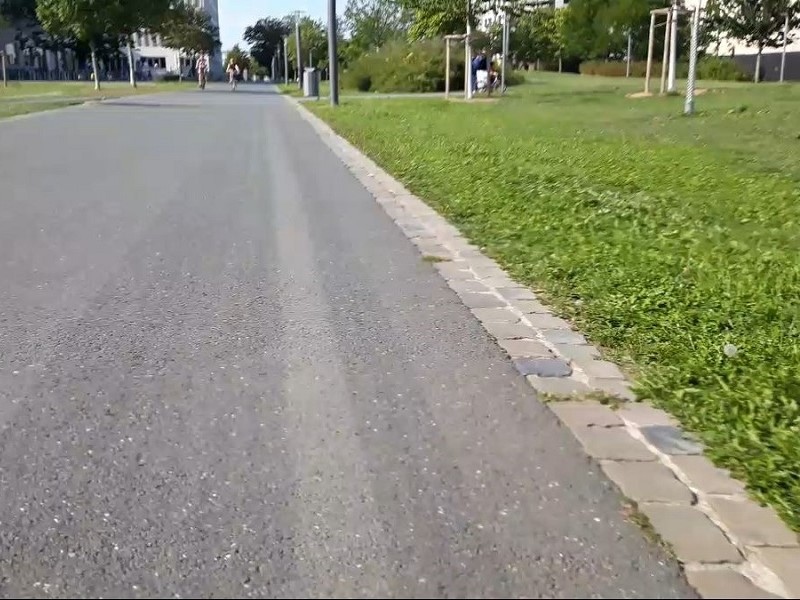
#> input picture cv/resources/campus_straight.jpg, 800 x 600 px, given in place of lane_straight.mp4, which was not available
$ python lanes_straight_recognition.py
#> lines starting #> are read from the running program, lines starting #| are printed output that depends on the picture; after the words box and inside, x2 and y2 are one past the last pixel; in counts of white or black regions, pixels touching at a corner belong together; pictures that were not available may be replaced by others from this repository, and a replacement may not be noted
import time
from statistics import mean

import cv2
import numpy as np


def canny(image):
    grey = cv2.cvtColor(image, cv2.COLOR_RGB2GRAY)
    blur = cv2.GaussianBlur(grey, (5, 5), 0)  # Reduce noise
    # low and high threshold, rejected if below low, accepted only if close to hard edge if between high and low
    return cv2.Canny(blur, 50, 150)


def region_of_interest(image):
    height: int = image.shape[0]
    # Only this triangle contains the road... is this a smart concept (what about curves) ???
    polygons = np.array([
        [(200, height), (1100, height), (550, 250)]
    ])
    mask = np.zeros_like(image)
    cv2.fillPoly(mask, polygons, 255)
    masked_image = cv2.bitwise_and(image, mask)
    return masked_image


def average_slope_intercept(image, lines):
    left_fit = []
    right_fit = []
    for line in lines:
        x1, y1, x2, y2 = line.reshape(4)
        parameters = np.polyfit((x1, x2), (y1, y2), 1)
        slope = parameters[0]
        intercept = parameters[1]
        if slope < 0:
            left_fit.append((slope, intercept))
        else:
            right_fit.append((slope, intercept))
    left_fit_average = np.average(left_fit, axis=0)
    right_fit_average = np.average(right_fit, axis=0)
    try:
        left_line = make_coordinates(image, left_fit_average)
    except:
        left_line = np.array([0, 0, 0, 0])
    right_line = make_coordinates(image, right_fit_average)
    return np.array([left_line, right_line])


def make_coordinates(image, line_parameters):
    slope, intercept = line_parameters
    y1 = image.shape[0]
    y2 = int(y1 * (3 / 5))
    x1 = int((y1 - intercept) / slope)
    x2 = int((y2 - intercept) / slope)
    return np.array([x1, y1, x2, y2])


def display_lines(image, lines, rgb):
    if lines is not None:
        for line in lines:
            x1, y1, x2, y2 = line.reshape(4)
            cv2.line(line_image, (x1, y1), (x2, y2), rgb, 10)
    return line_image


# [10 lines of commented-out code are left out]

global_start = time.time()
intermediate = time.time()
frames = 0
times_retrieved_img = []
times_preprocessed = []
times_calculated_lanes = []
cap = cv2.VideoCapture("resources/lane_straight.mp4")
while cap.isOpened():
    start = time.time()
    _, frame = cap.read()
#> frame is the input picture: shape (600, 800, 3); mean B, G, R 119.1, 140.3, 138.5
    times_retrieved_img.append(int((time.time() - start) * 1000))
    try:
        canny_image = canny(frame)
#> in canny, `grey = cv2.cvtColor(image, cv2.COLOR_RGB2GRAY)`:
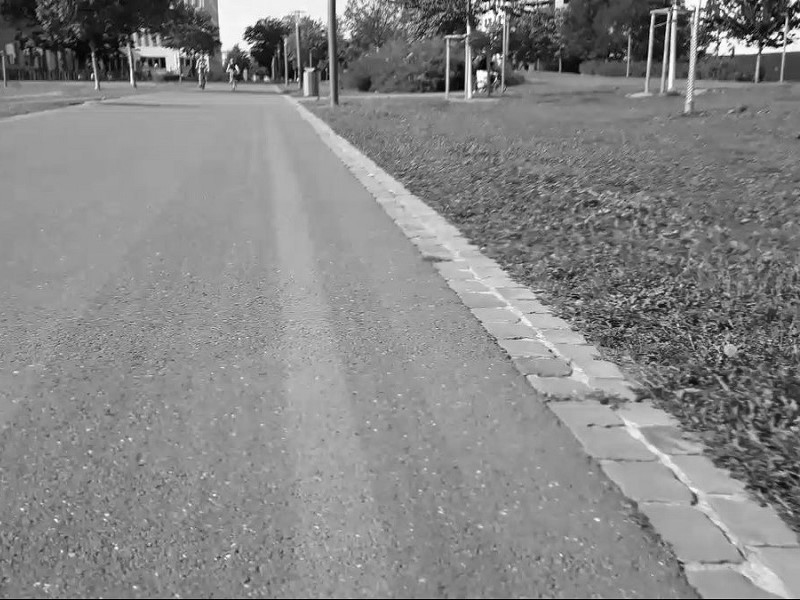
#> grey: shape (600, 800); min 0, max 255, mean 133.8
#> in canny, `return cv2.Canny(blur, 50, 150)`:
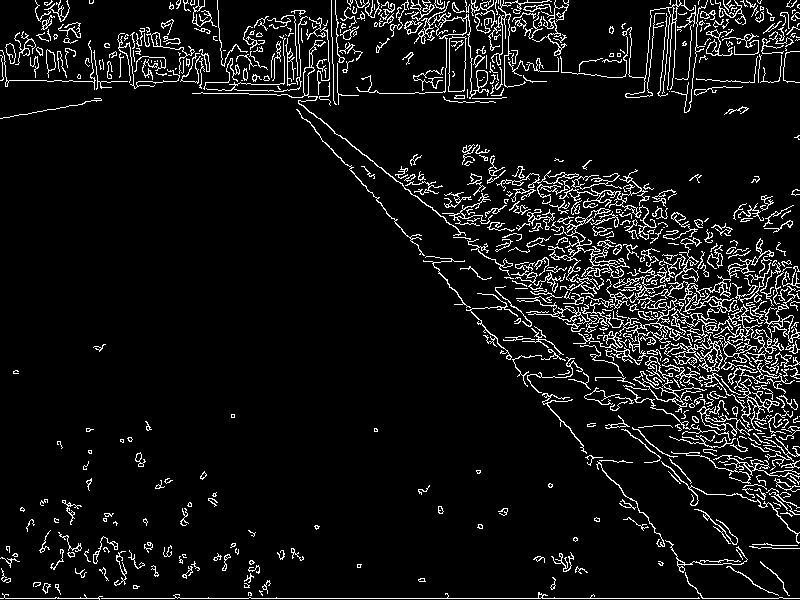
#> returned value: shape (600, 800); 7.6% white in thin lines or dots
    except:
        break
    cropped_image = region_of_interest(canny_image)
#> in region_of_interest, `cv2.fillPoly(mask, polygons, 255)`:
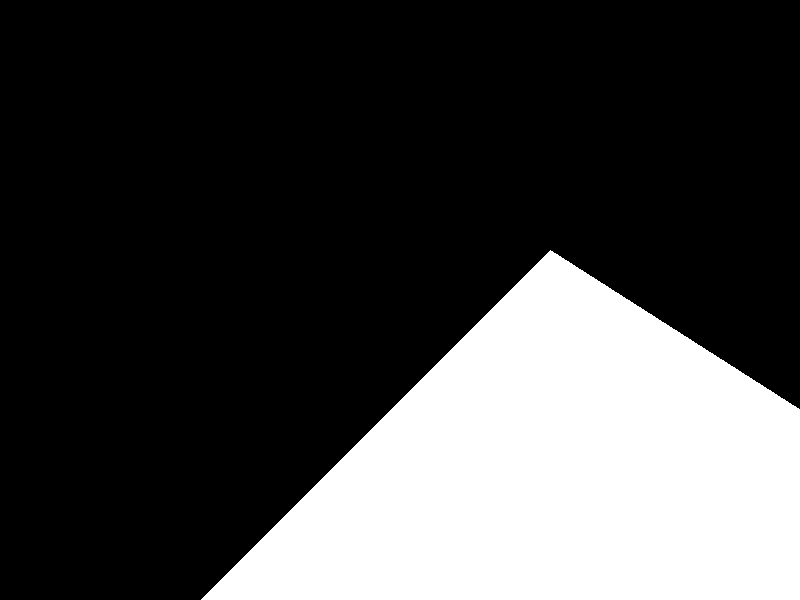
#> mask: shape (600, 800); 26.8% white; 1 white region, box (x1, y1, x2, y2) and area: (201, 250, 800, 600) 128700
#> in region_of_interest, `masked_image = cv2.bitwise_and(image, mask)`:
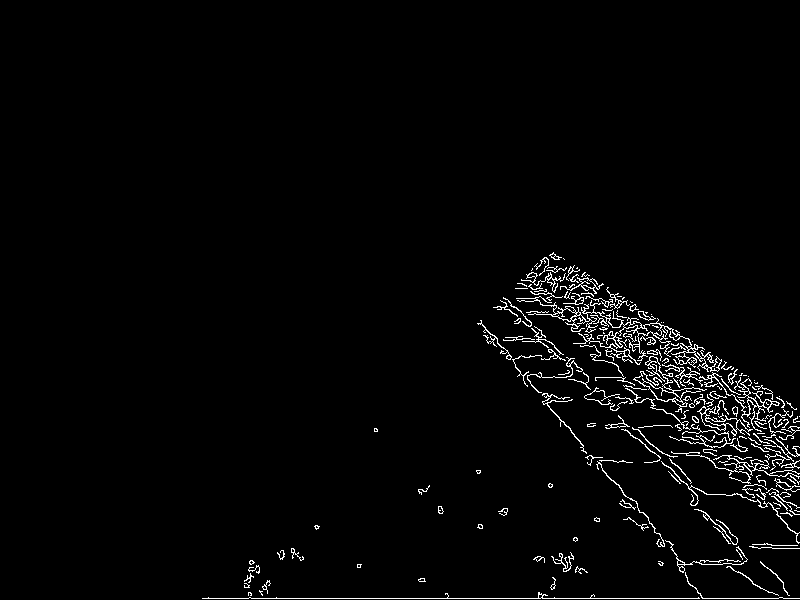
#> masked_image: shape (600, 800); 2.3% white in thin lines or dots, all inside (x1, y1, x2, y2) = (202, 252, 800, 599)
    times_preprocessed.append(int((time.time() - start) * 1000))
    lines = cv2.HoughLinesP(cropped_image, 2, np.pi / 180, 100, np.array([]), minLineLength=30, maxLineGap=5)
#> lines = 72 rows, first 6: [202, 598, 799, 598], [741, 458, 797, 514], [695, 399, 740, 432], [653, 350, 702, 394], [732, 418, 768, 440], [539, 266, 587, 314]
    average_lines = average_slope_intercept(frame, lines)
#> the loop in average_slope_intercept, `for line in lines:` made 72 passes
#> (x1, y1, x2, y2, slope, intercept) on passes 1 to 12: (202, 598, 799, 598, -4.36e-16, 598), (741, 458, 797, 514, 1, -283), (695, 399, 740, 432, 0.733, -110.7), (653, 350, 702, 394, 0.898, -236.4), (732, 418, 768, 440, 0.611, -29.33), (539, 266, 587, 314, 1, -273), (574, 315, 632, 345, 0.517, 18.1), (536, 335, 572, 371, 1, -201), (569, 285, 629, 353, 1.13, -359.9), (558, 279, 615, 340, 1.07, -318.2), (750, 438, 781, 467, 0.935, -263.6), (554, 314, 625, 360, 0.648, -44.93)
#> after the loop in average_slope_intercept, `for line in lines:`: left_fit = [(-4.36e-16, 598)]; right_fit = 71 pairs, first value 6.41e-17 to 1.19, second value -415.6 to 399
#> in average_slope_intercept, `left_fit_average = np.average(left_fit, axis=0)`: left_fit_average = [-4.36e-16, 598]
#> in average_slope_intercept, `right_fit_average = np.average(right_fit, axis=0)`: right_fit_average = [0.807, -160.2]
#> in make_coordinates, `slope, intercept = line_parameters`: slope = -4.36e-16; intercept = 598
#> in make_coordinates, `x1 = int((y1 - intercept) / slope)`: x1 = -4587985855381595
#> in make_coordinates, `x2 = int((y2 - intercept) / slope)`: x2 = 545970316790534976
#> in average_slope_intercept, `left_line = make_coordinates(image, left_fit_average)`: left_line = [-4587985855381595, 600, 545970316790534976, 360]
#> in average_slope_intercept, `right_line = make_coordinates(image, right_fit_average)`: right_line = [942, 600, 644, 360]
#> average_lines = [[-4587985855381595, 600, 545970316790534976, 360], [942, 600, 644, 360]]
    times_calculated_lanes.append(int((time.time() - start) * 1000))
    line_image = np.zeros_like(frame)
    line_image = display_lines(line_image, lines, (0, 225, 0))
#> the loop in display_lines, `for line in lines:` made 72 passes
#> (x1, y1, x2, y2) on passes 1 to 12: (202, 598, 799, 598), (741, 458, 797, 514), (695, 399, 740, 432), (653, 350, 702, 394), (732, 418, 768, 440), (539, 266, 587, 314), (574, 315, 632, 345), (536, 335, 572, 371), (569, 285, 629, 353), (558, 279, 615, 340), (750, 438, 781, 467), (554, 314, 625, 360)
#> line on passes 49 to 54: [[657, 352, 688, 377]], [[552, 290, 592, 330]], [[650, 350, 699, 401]], [[663, 385, 692, 416]], [[565, 294, 600, 328]], [[726, 455, 758, 470]]
#> after the loop in display_lines, `for line in lines:`:
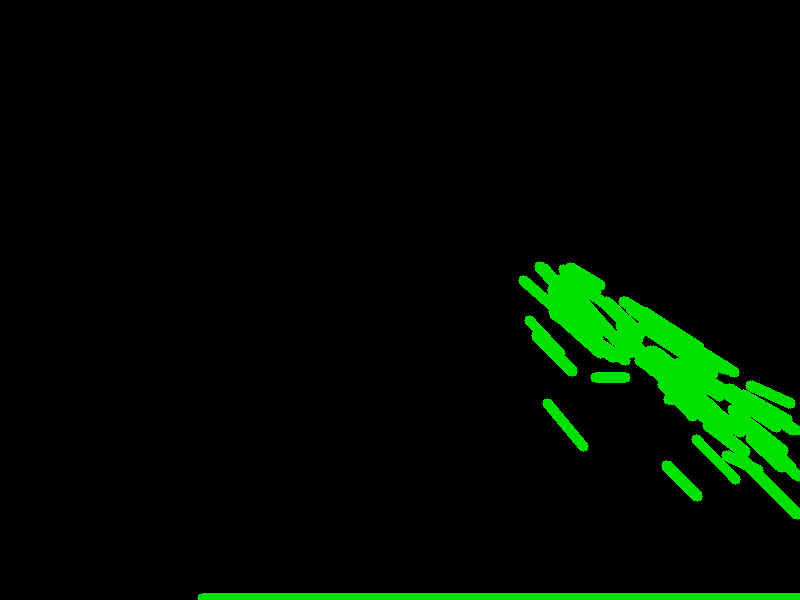
#> line_image: shape (600, 800, 3); mean of channels 0, 1, 2 0, 12.4, 0; drawn as B, G, R
    line_image = display_lines(line_image, average_lines, (225, 0, 0))
#> the loop in display_lines, `for line in lines:` made 1 pass
#> (the run stopped early here; a loop or call above may not have finished)

$ run again, on cv/resources/curve_2.jpg
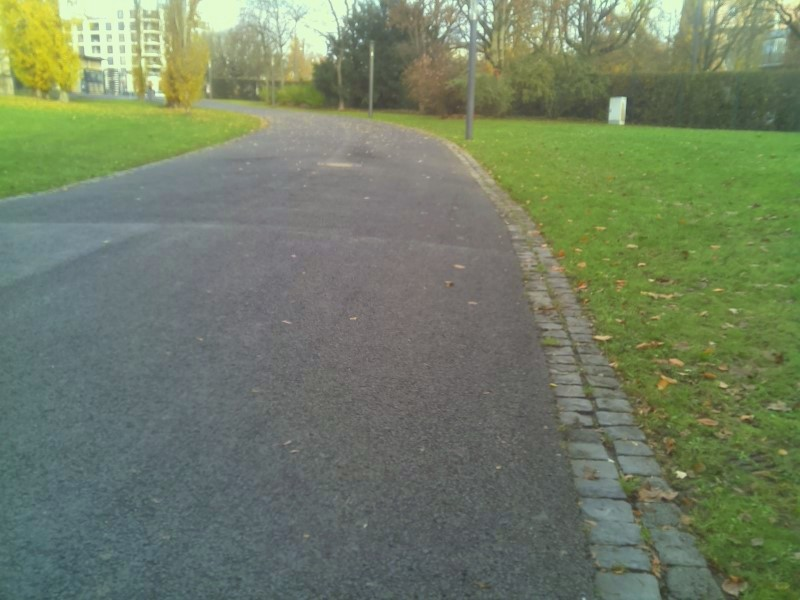
#> input picture cv/resources/curve_2.jpg, 800 x 600 px, given in place of lane_straight.mp4, which was not available
#> frame is the input picture: shape (600, 800, 3); mean B, G, R 100.9, 125.8, 113.4
#> mask: shape (600, 800); 26.8% white; 1 white region, box (x1, y1, x2, y2) and area: (201, 250, 800, 600) 128700
#> masked_image: shape (600, 800); 0.56% white in thin lines or dots, all inside (x1, y1, x2, y2) = (363, 283, 796, 600)
#> lines = [[702, 554, 721, 593], [564, 314, 578, 353]]
#> the loop in average_slope_intercept, `for line in lines:` made 2 passes
#> (x1, y1, x2, y2, slope, intercept) on passes 1 to 2: (702, 554, 721, 593, 2.05, -886.9), (564, 314, 578, 353, 2.79, -1257.1)
#> after the loop in average_slope_intercept, `for line in lines:`: left_fit = []; right_fit = [(2.05, -886.9), (2.79, -1257.1)]
#> left_fit_average = nan
#> right_fit_average = [2.42, -1072]
#> right_line = [691, 600, 591, 360]
#> average_lines = [[0, 0, 0, 0], [691, 600, 591, 360]]
#> the loop in display_lines, `for line in lines:` made 2 passes
#> the loop in display_lines (call 2), `for line in lines:` made 2 passes
#> after the loop in display_lines (call 2), `for line in lines:`:
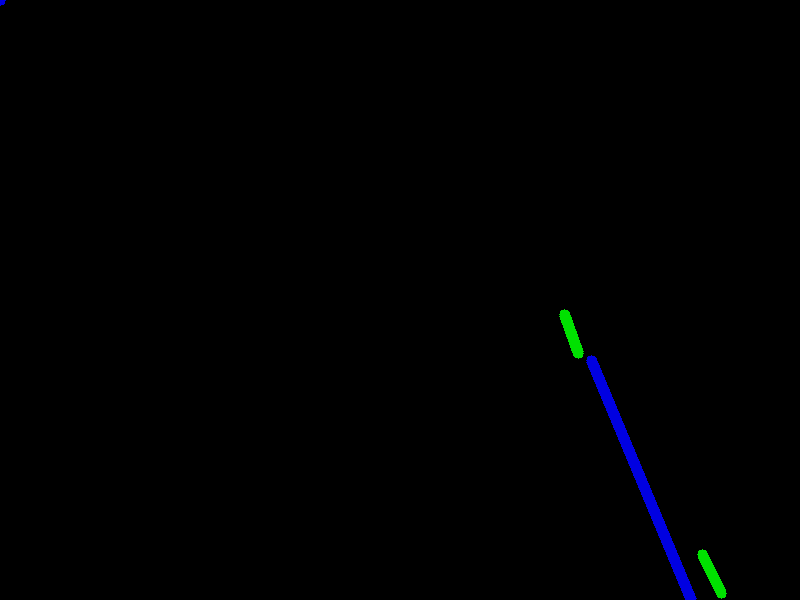
#> line_image: shape (600, 800, 3); mean of channels 0, 1, 2 1.4, 0.5, 0; drawn as B, G, R
#> `combo_image = cv2.addWeighted(frame, 0.8, line_image, 1, 1)`:
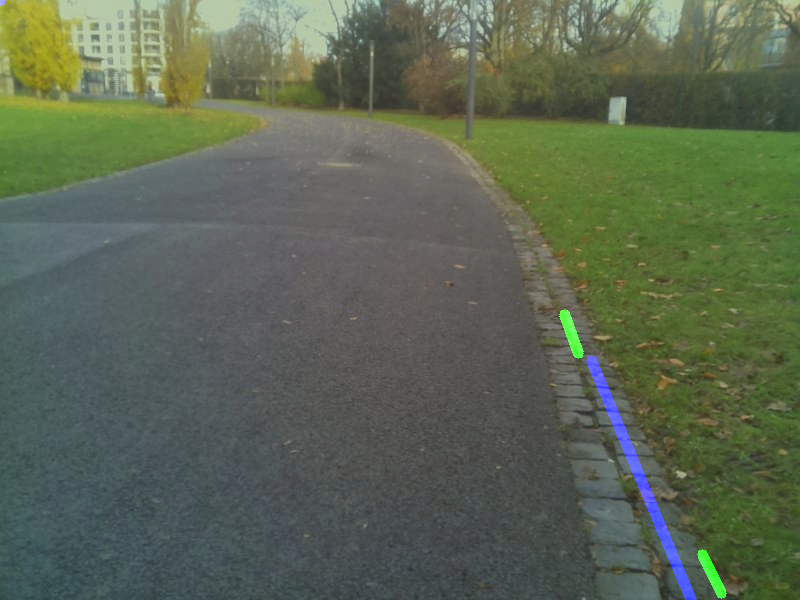
#> combo_image: shape (600, 800, 3); mean B, G, R 82.7, 102, 91.7

$ run again, on cv/resources/curve_3.jpg
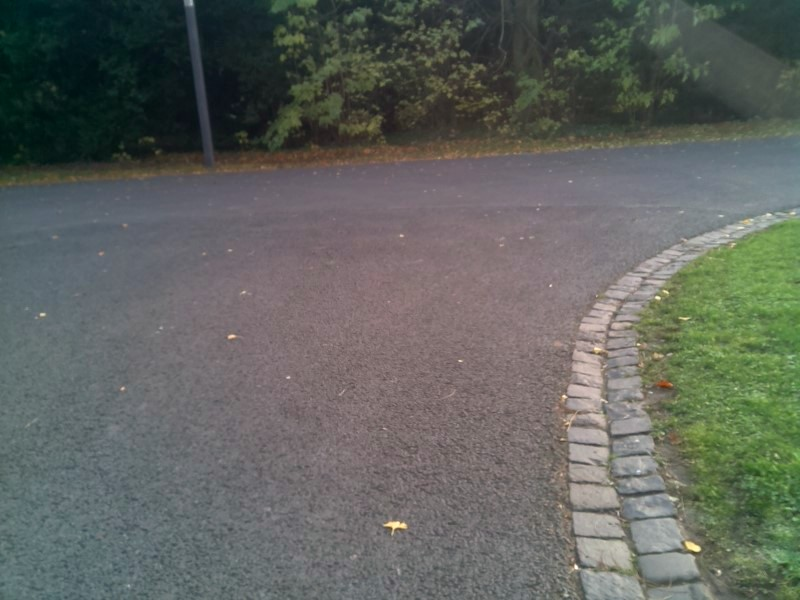
#> input picture cv/resources/curve_3.jpg, 800 x 600 px, given in place of lane_straight.mp4, which was not available
#> frame is the input picture: shape (600, 800, 3); mean B, G, R 95.2, 100.4, 97.1
#> mask: shape (600, 800); 26.8% white; 1 white region, box (x1, y1, x2, y2) and area: (201, 250, 800, 600) 128700
#> masked_image: shape (600, 800); 1.2% white in thin lines or dots, all inside (x1, y1, x2, y2) = (377, 284, 800, 600)
#> lines = [[613, 452, 620, 484], [595, 330, 598, 361], [569, 476, 569, 440], [609, 322, 609, 290], [623, 338, 623, 298], [617, 522, 617, 479], [596, 330, 599, 362], [621, 338, 621, 298]]
#> the loop in average_slope_intercept, `for line in lines:` made 8 passes
#> (x1, y1, x2, y2, slope, intercept) on passes 1 to 8: (613, 452, 620, 484, 4.57, -2350.3), (595, 330, 598, 361, 10.33, -5818.3), (569, 476, 569, 440, 0.402, 229), (609, 322, 609, 290, 0.251, 153), (623, 338, 623, 298, 0.255, 159), (617, 522, 617, 479, 0.406, 250.2), (596, 330, 599, 362, 10.67, -6027.3), (621, 338, 621, 298, 0.256, 159)
#> after the loop in average_slope_intercept, `for line in lines:`: left_fit = []; right_fit = [(4.57, -2350.3), (10.33, -5818.3), (0.402, 229), (0.251, 153), (0.255, 159), (0.406, 250.2), (10.67, -6027.3), (0.256, 159)]
#> left_fit_average = nan
#> right_fit_average = [3.39, -1655.7]
#> right_line = [664, 600, 594, 360]
#> average_lines = [[0, 0, 0, 0], [664, 600, 594, 360]]
#> the loop in display_lines, `for line in lines:` made 8 passes
#> the loop in display_lines (call 2), `for line in lines:` made 2 passes
#> after the loop in display_lines (call 2), `for line in lines:`:
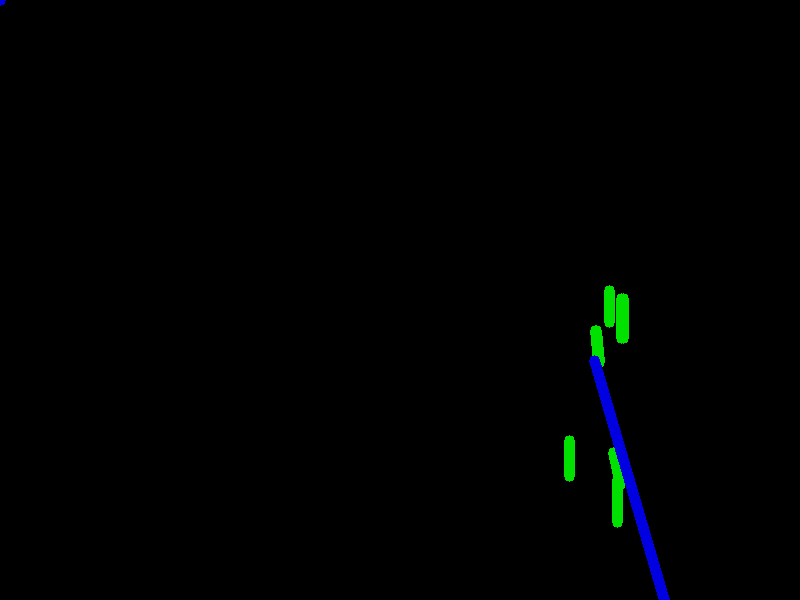
#> line_image: shape (600, 800, 3); mean of channels 0, 1, 2 1.3, 1.3, 0; drawn as B, G, R
#> `combo_image = cv2.addWeighted(frame, 0.8, line_image, 1, 1)`:
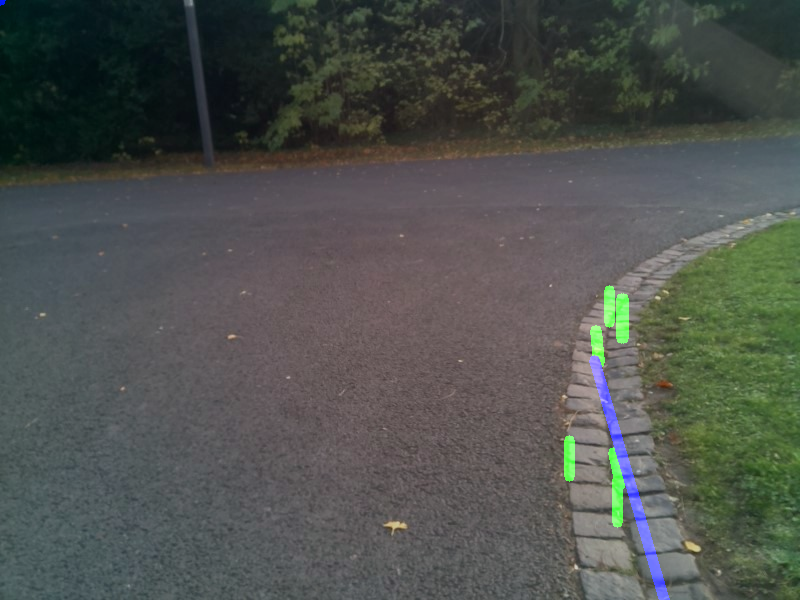
#> combo_image: shape (600, 800, 3); mean B, G, R 78, 82.1, 78.7
